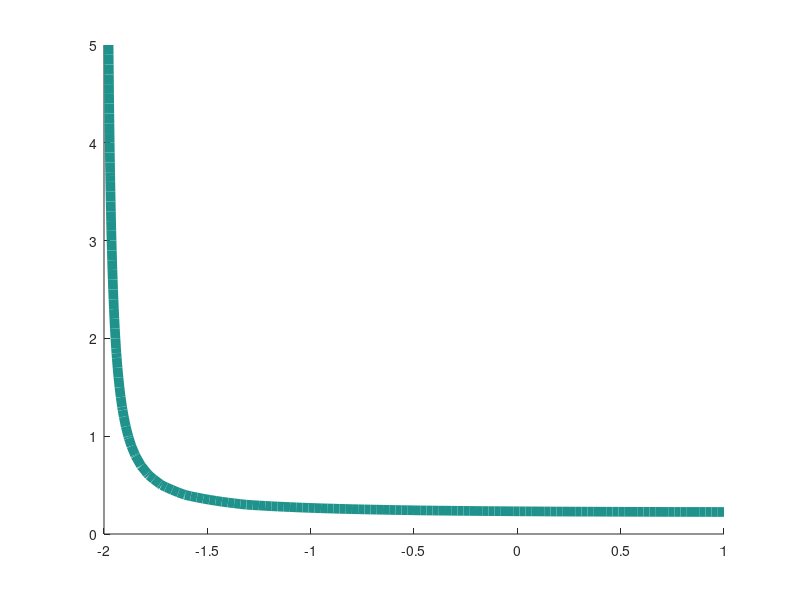

Source code (MATLAB): (Note: this script raises an error after producing the figure.)
% Figure 4.c-e 

close all;
clear all;


%% define colors here
C1 = [252,251,253;242,240,247;239,237,245;218,218,235;203,201,226;188,189,220;158,154,200;128,125,186;117,107,177;106,81,163;84,39,143;74,20,134;63,0,125];
C1 = C1/255;

Rd = [255,255,204;255,255,178;255,237,160;254,217,118;254,204,92;254,178,76;253,141,60;252,78,42;240,59,32;227,26,28;189,0,38;177,0,38;128,0,38];
Rd = Rd/255;

Bl = [247,251,255;239,243,255;222,235,247;198,219,239;189,215,231;158,202,225;107,174,214;66,146,198;49,130,189;33,113,181;8,81,156;8,69,148;8,48,107];
Bl = Bl/255;

Gr = [247,252,245;237,248,233;229,245,224;199,233,192;186,228,179;161,217,155;116,196,118;65,171,93;49,163,84;35,139,69;0,109,44;0,90,50;0,68,27];
Gr = Gr/255;

%% plots patch=2
figure; hold on;
lev = [ 1 3 ];
load('2pT2RnfDw0.mat','time','list_B','list_Dv')
[B1,hfigc] = contour(log10(list_Dv),list_B,log10(time),lev);
set(hfigc,'LineWidth',7.0,'Color',Rd(3,:));
% clabel(B1,hfigc)

load('2pT2RnfDw1.mat','time','list_B','list_Dv')
[B1,hfigc] = contour(log10(list_Dv),list_B,log10(time),lev);
set(hfigc,'LineWidth',7.0,'Color',Rd(8,:));

load('2pT2RnfDw5.mat','time','list_B','list_Dv')
[B1,hfigc] = contour(log10(list_Dv),list_B,log10(time),lev);
set(hfigc,'LineWidth',7.0,'Color',Rd(11,:));
set(gca,'fontsize',30);
ylabel('$\beta$','fontsize',30,'interpreter','latex');
xlabel('$D_v$','fontsize',30,'interpreter','latex');

%% plots patch=5

figure; hold on;
% lev = [ 1 3 ];
load('5pT2RnfDw0.mat','time','list_B','list_Dv')
[B1,hfigc] = contour(log10(list_Dv),list_B,log10(time),lev);
set(hfigc,'LineWidth',7.0,'Color',Bl(3,:));
% clabel(B1,hfigc)

load('5pT2RnfDw1.mat','time','list_B','list_Dv')
[B1,hfigc] = contour(log10(list_Dv),list_B,log10(time),lev);
set(hfigc,'LineWidth',7.0,'Color',Bl(8,:));

load('5pT2RnfDw5.mat','time','list_B','list_Dv')
[B1,hfigc] = contour(log10(list_Dv),list_B,log10(time),lev);
set(hfigc,'LineWidth',7.0,'Color',Bl(11,:));
set(gca,'fontsize',30);
ylabel('$\beta$','fontsize',30,'interpreter','latex');
xlabel('$D_v$','fontsize',30,'interpreter','latex');

%% plots patch=10

figure; hold on;
lev = [ 1 3 ];
load('10pT2RnfDw0.mat','time','list_B','list_Dv')
[B1,hfigc] = contour(log10(list_Dv),list_B,log10(time),lev);
set(hfigc,'LineWidth',7.0,'Color',Gr(3,:));

load('10pT2RnfDw1.mat','time','list_B','list_Dv')
[B1,hfigc] = contour(log10(list_Dv),list_B,log10(time),lev);
set(hfigc,'LineWidth',7.0,'Color',Gr(8,:));
% clabel(B1,hfigc)

load('10pT2RnfDw5.mat','time','list_B','list_Dv')
[B1,hfigc] = contour(log10(list_Dv),list_B,log10(time),lev);
set(hfigc,'LineWidth',7.0,'Color',Gr(11,:));
set(gca,'fontsize',30);
ylabel('$\beta$','fontsize',30,'interpreter','latex');
xlabel('$D_v$','fontsize',30,'interpreter','latex');


